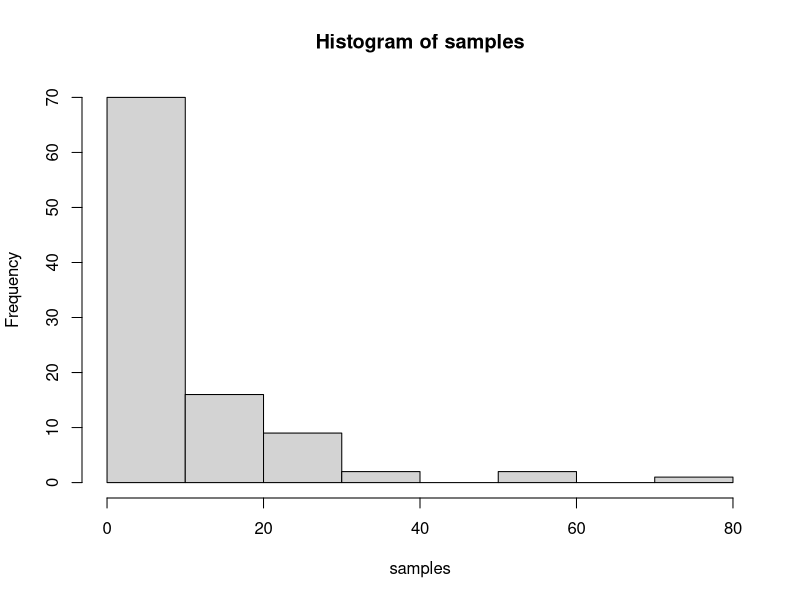
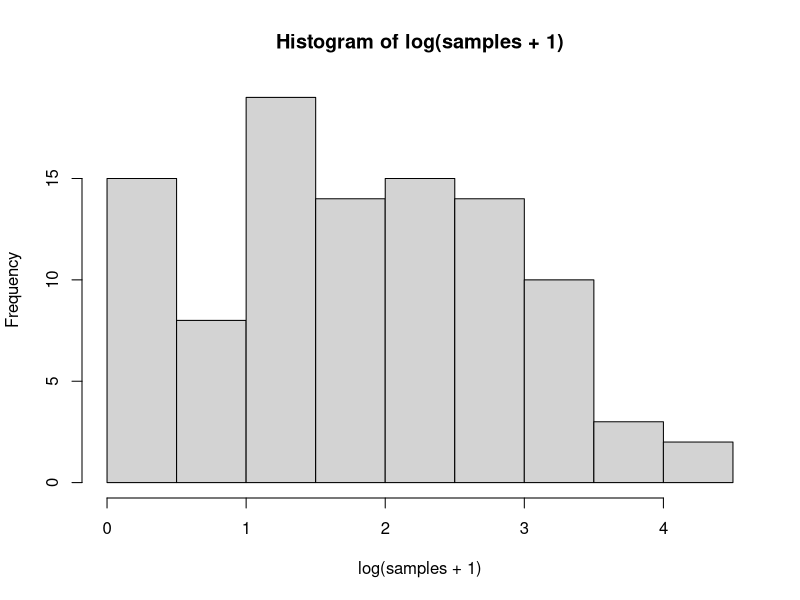

The R source for these figures, in order:
## ---- chunk 1
#| label: sample from negative binomial
samples = rnbinom(100, size = 1/2, mu = 10)
hist(samples)
hist(log(samples+1))
## ---- chunk 2
#| include: false
#| label: compute mean and var
mu = mean(samples)
vari = var(samples)
#print(paste("The value of the mean is ", mu))

